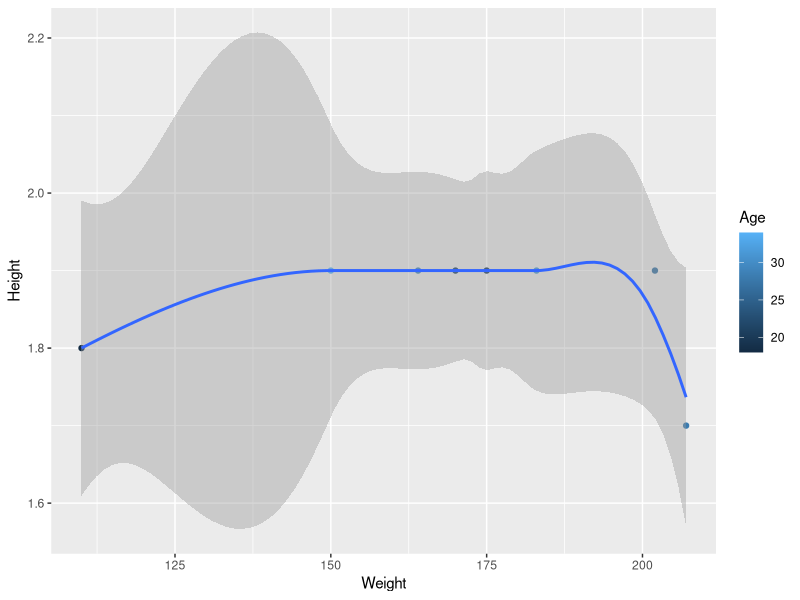
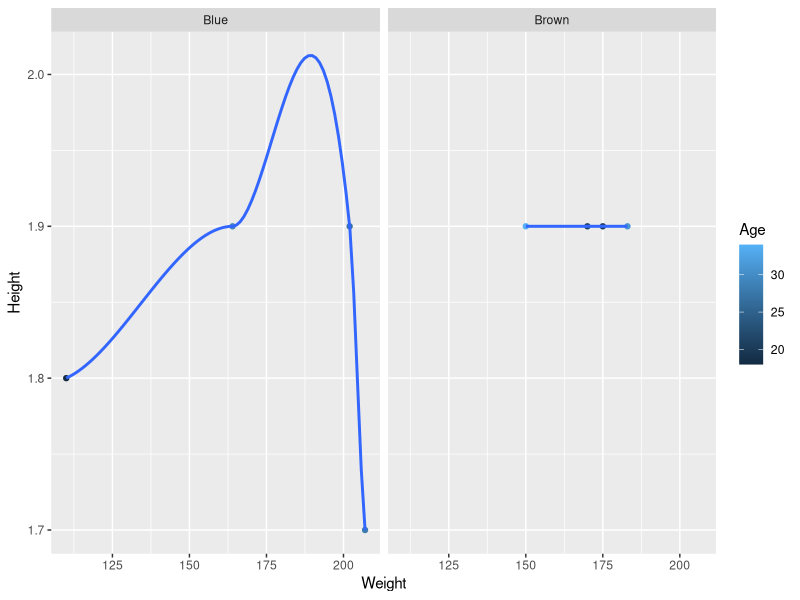

Recreate these plots in R, in order.
# date: 23 Feb 2023
# demo code of quantiles for simple data set

rm(list = ls()) # clear out the variables from memory to make a clean execution of the code.

# If you want to remove all previous plots and clear the console, run the following two lines.
graphics.off() # clear out all plots from previous work.

cat("\014") # clear the console

library(tidyverse)
library(tibble)
library(dplyr) # and load tidyverse too!
data_people <- tibble::tribble(
  ~EyeColour, ~Height, ~Weight, ~Age,
  "Blue",        1.8, 110L, 18L,
  "Brown",       1.9, 150L, 34L,
  "Blue",        1.7, 207L, 28L, 
  "Brown",       1.9, 170L, 21L,
  "Blue",        1.9, 164L, 29L,
  "Brown",       1.9, 183L, 31L,
  "Brown",       1.9, 175L, 20L,
  "Blue",        1.9, 202L, 27L
)
# Find the average BMI of people with blue eyes using piping
# Note: BMI = (height / (weight * weight))
data_people %>% select(EyeColour, Height, Weight) %>% filter(EyeColour=="Blue") %>% mutate(BMI = Weight / Height^2) %>% summary(averageBMI == mean(BMI))

ggplot(data = data_people) + 
  geom_point(mapping = aes(y = Height, x = Weight, color = Age )) + geom_smooth(mapping = aes(y = Height, x = Weight))
# Try playing with the settings!!

ggplot(data = data_people) + geom_point(mapping = aes(y = Height, x = Weight, color = Age )) + geom_smooth(mapping = aes(y = Height, x = Weight )) + facet_wrap(~EyeColour)
